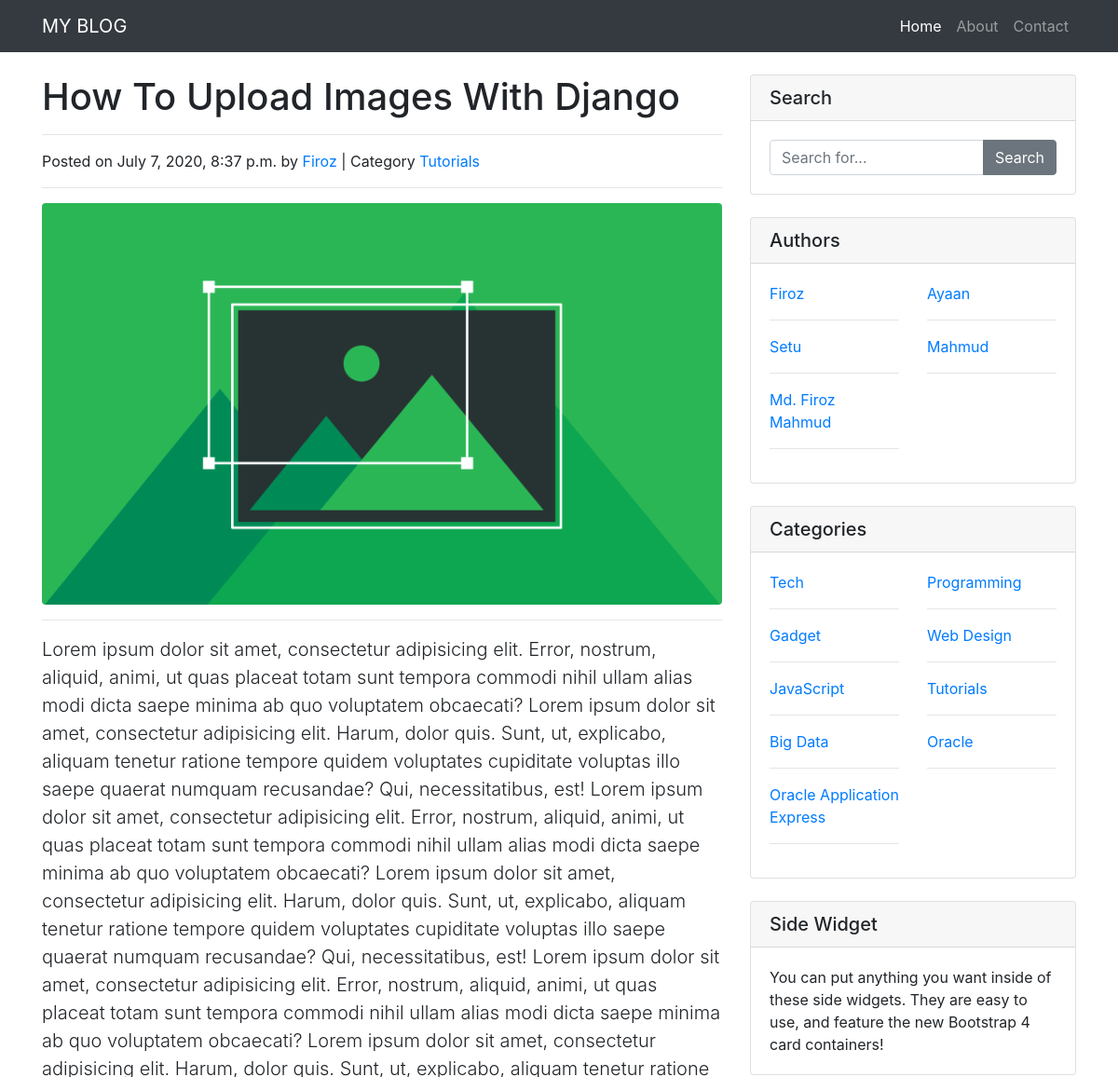
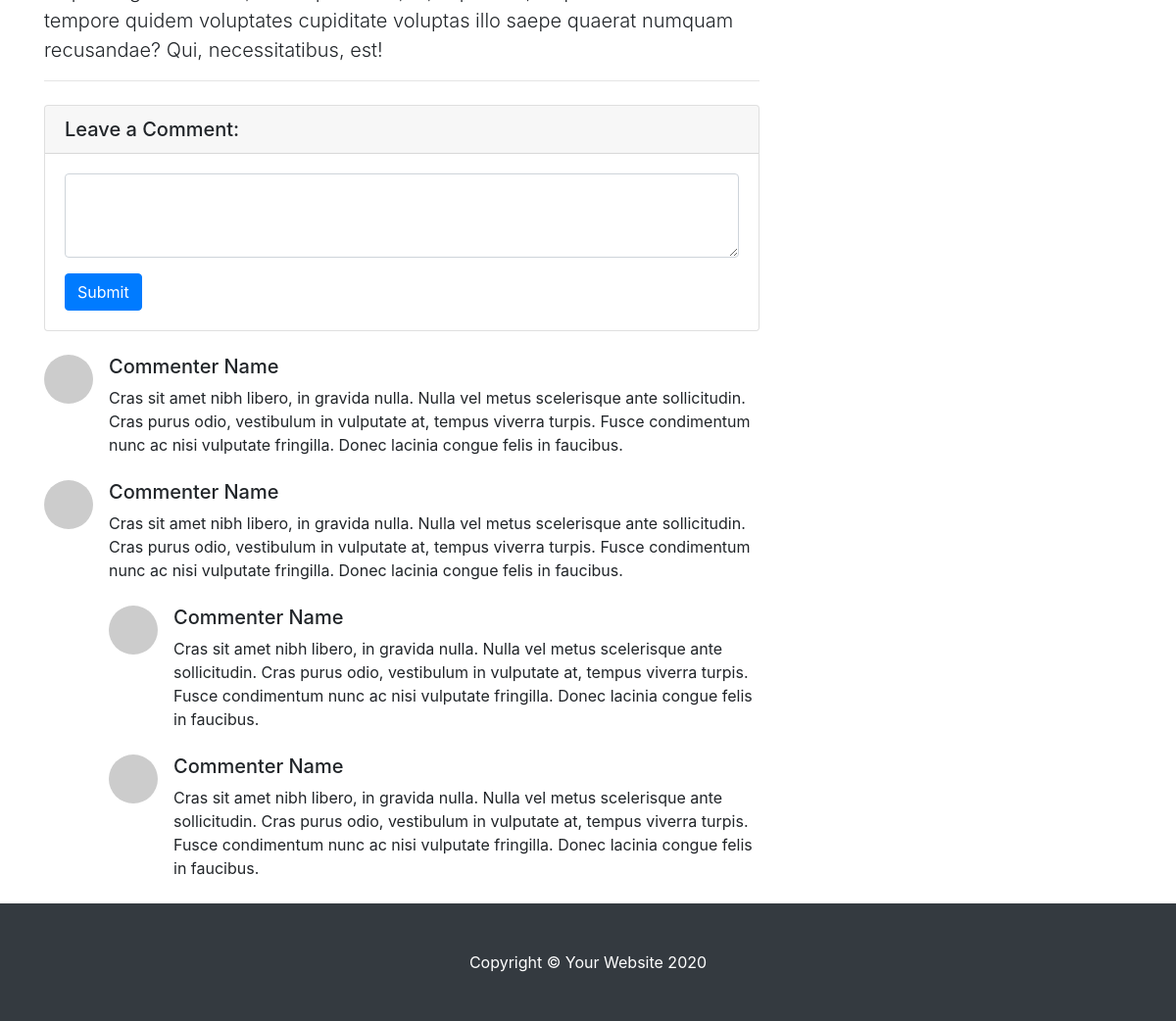
Screenshot of /post/2 with the database file from the repository (2 pictures, top to bottom).
### blog_app/models.py (models this page shows, shortened)
class Post(models.Model):
    title = models.CharField(max_length=256)
    slug = models.SlugField()
    description = models.TextField()
    post_image = models.ImageField(blank=True, null=True, upload_to='post')
    category = models.ForeignKey(Category, on_delete=models.SET_NULL, null=True, blank=True)
    author = models.ForeignKey(Author, on_delete=models.CASCADE)
    create_date = models.DateTimeField(auto_now_add=True)
    update_date = models.DateTimeField(auto_now=True)

class Author(models.Model):
    name = models.CharField(max_length=50)
    def __str__(self):
        return self.name

class Category(models.Model):
    name = models.CharField(max_length=128)
    create_date = models.DateTimeField(auto_now_add=True)
    def __str__(self):
        return self.name

### blog_app/views.py (the view)
# urls.py: path('post/<int:pid>', single_post, name='single_post'),
def single_post(requests, pid):
    post = Post.objects.get(id=pid)
    context = {
        'post': post
    }
    return render(requests, 'blog_app/single_post.html', context)

### blog_app/context_processors.py (called while the page is built)
def sidebar_author(request):
    authors = Author.objects.all()
    context = {
        'authors': authors
    }
    return context

def sidebar_category(request):
    categories = Category.objects.all()
    context = {
        'categories': categories
    }
    return context

### blog_app/templates/blog_app/single_post.html
{% extends 'blog_app/base.html' %}
{% block content %}
<h1 class="mt-4">{{ post.title }}</h1>
<hr>
<p>Posted on {{post.create_date}} by <a href="{% url 'author_post' post.author %}">{{post.author}}</a> | Category <a href="{% url 'category_post' post.category %}">{{ post.category }}</a></p>
<hr>
<img class="img-fluid rounded" src="{% if post.post_image %} {{ post.post_image.url }} {% else %} /static/default/no_image.jpg {% endif %}" alt="">
<hr>
<p class="lead">
    {{ post.description }}
</p>
<hr>
<div class="card my-4">
    <h5 class="card-header">Leave a Comment:</h5>
    <div class="card-body">
        <form>
            <div class="form-group">
                <textarea class="form-control" rows="3"></textarea>
            </div>
            <button type="submit" class="btn btn-primary">Submit</button>
        </form>
    </div>
</div>
<div class="media mb-4">
    <img class="d-flex mr-3 rounded-circle" src="http://placehold.it/50x50" alt="">
    <div class="media-body">
        <h5 class="mt-0">Commenter Name</h5>
        Cras sit amet nibh libero, in gravida nulla. Nulla vel metus scelerisque ante sollicitudin. Cras purus odio,
        vestibulum in vulputate at, tempus viverra turpis. Fusce condimentum nunc ac nisi vulputate fringilla. Donec
        lacinia congue felis in faucibus.
    </div>
</div>
<div class="media mb-4">
    <img class="d-flex mr-3 rounded-circle" src="http://placehold.it/50x50" alt="">
    <div class="media-body">
        <h5 class="mt-0">Commenter Name</h5>
        Cras sit amet nibh libero, in gravida nulla. Nulla vel metus scelerisque ante sollicitudin. Cras purus odio,
        vestibulum in vulputate at, tempus viverra turpis. Fusce condimentum nunc ac nisi vulputate fringilla. Donec
        lacinia congue felis in faucibus.
        <div class="media mt-4">
            <img class="d-flex mr-3 rounded-circle" src="http://placehold.it/50x50" alt="">
            <div class="media-body">
                <h5 class="mt-0">Commenter Name</h5>
                Cras sit amet nibh libero, in gravida nulla. Nulla vel metus scelerisque ante sollicitudin. Cras purus
                odio, vestibulum in vulputate at, tempus viverra turpis. Fusce condimentum nunc ac nisi vulputate
                fringilla. Donec lacinia congue felis in faucibus.
            </div>
        </div>
        <div class="media mt-4">
            <img class="d-flex mr-3 rounded-circle" src="http://placehold.it/50x50" alt="">
            <div class="media-body">
                <h5 class="mt-0">Commenter Name</h5>
                Cras sit amet nibh libero, in gravida nulla. Nulla vel metus scelerisque ante sollicitudin. Cras purus
                odio, vestibulum in vulputate at, tempus viverra turpis. Fusce condimentum nunc ac nisi vulputate
                fringilla. Donec lacinia congue felis in faucibus.
            </div>
        </div>
    </div>
</div>
{% endblock %}

### blog_app/templates/blog_app/sidebar.html
<div class="card my-4">
  <h5 class="card-header">Search</h5>
  <div class="card-body">
    <form action="{% url 'search_post' %}" method="GET">
      <div class="input-group">
        <input type="text" name="search" class="form-control" placeholder="Search for...">
        <span class="input-group-append">
        <input class="btn btn-secondary" type="submit" value="Search">
      </span>
      </div>
    </form>
  </div>
</div>
<div class="card my-4">
  <h5 class="card-header">Authors</h5>
  <div class="card-body">
    <div class="row">
      {% for author in authors %}
      <div class="col-lg-6">
        <ul class="list-unstyled mb-0">
          <li>
            <a href="{% url 'author_post' author.name %}">{{ author.name }}</a>
          </li>
          <hr>
        </ul>
      </div>
      {% endfor %}
    </div>
  </div>
</div>
<div class="card my-4">
  <h5 class="card-header">Categories</h5>
  <div class="card-body">
    <div class="row">
      {% for category in categories %}
      <div class="col-lg-6">
        <ul class="list-unstyled mb-0">
          <li>
            <a href="{% url 'category_post' category.name %}">{{ category.name }}</a>
          </li>
          <hr>
        </ul>
      </div>
      {% endfor %}
    </div>
  </div>
</div>
<div class="card my-4">
  <h5 class="card-header">Side Widget</h5>
  <div class="card-body">
    You can put anything you want inside of these side widgets. They are easy to use, and feature the new Bootstrap 4 card containers!
  </div>
</div>

### blog_app/static/css/main.css (style rules this page uses)
body { padding-top: 56px; }

### rows the page displays
Post: title "How To Upload Images With Django", create_date "July 7, 2020, 8:37 p.m.", author "Firoz", category "Tutorials", post_image (picture), description "Lorem ipsum dolor sit amet, consectetur adipisicing elit. Error, nostrum, aliquid, animi, ut quas placeat totam sunt tempora commodi nihil ullam alias modi dicta saepe minima ab quo voluptatem obcaecati? Lorem ipsum dolor sit amet, consectetur adipisicing elit. Harum, dolor quis. Sunt, ut, explicabo, aliquam tenetur ratione tempore quidem voluptates cupiditate voluptas illo saepe quaerat numquam recusandae? Qui, necessitatibus, est! Lorem ipsum dolor sit amet, consectetur adipisicing elit. Error, nostrum, aliquid, animi, ut quas placeat totam sunt tempora commodi nihil ullam alias modi dicta saepe minima ab quo voluptatem obcaecati? Lorem ipsum dolor sit amet, consectetur adipisicing elit.…"
Author: name "Firoz"
Author: name "Ayaan"
Author: name "Setu"
Author: name "Mahmud"
Author: name "Md. Firoz Mahmud"
Category: name "Tech"
Category: name "Programming"
Category: name "Gadget"
Category: name "Web Design"
Category: name "JavaScript"
Category: name "Tutorials"
Category: name "Big Data"
Category: name "Oracle"
Category: name "Oracle Application Express"
